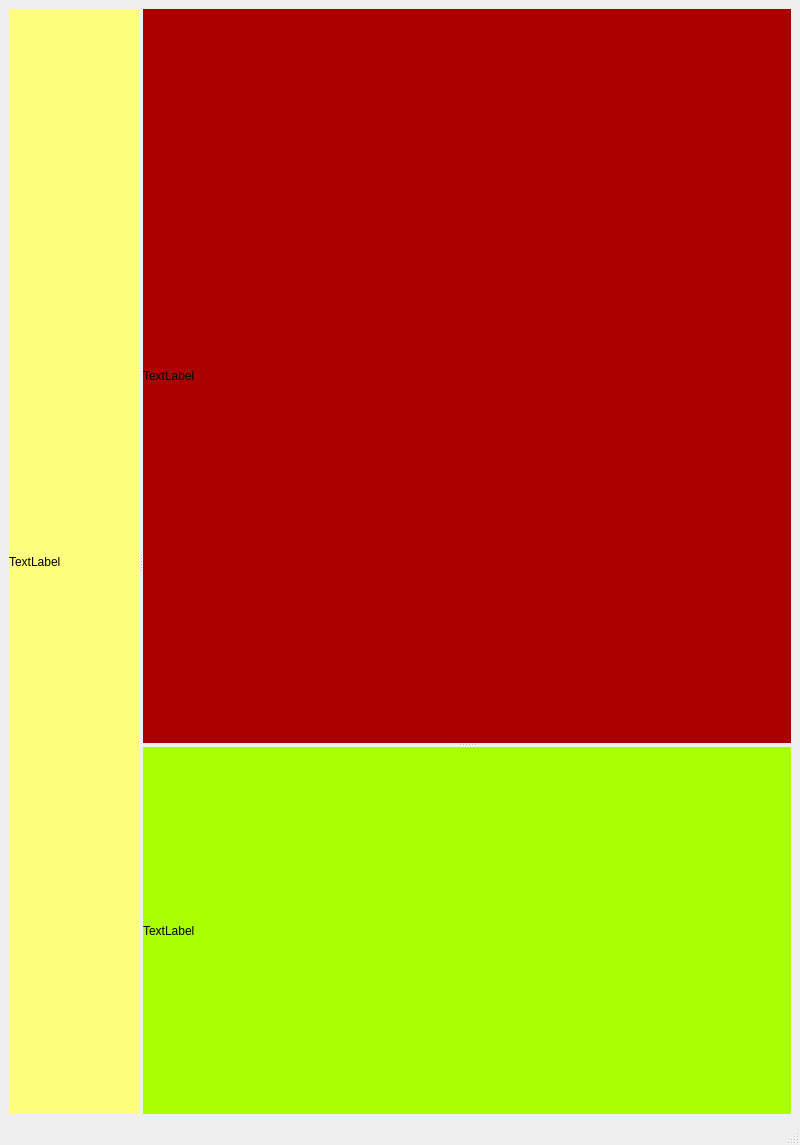
<?xml version="1.0" encoding="UTF-8"?>
<ui version="4.0">
 <class>MainWindow</class>
 <widget class="QMainWindow" name="MainWindow">
  <property name="geometry">
   <rect>
    <x>0</x>
    <y>0</y>
    <width>800</width>
    <height>1145</height>
   </rect>
  </property>
  <property name="windowTitle">
   <string>MainWindow</string>
  </property>
  <widget class="QWidget" name="centralwidget">
   <layout class="QHBoxLayout" name="horizontalLayout">
    <item>
     <widget class="QSplitter" name="splitter">
      <property name="sizePolicy">
       <sizepolicy hsizetype="Preferred" vsizetype="Preferred">
        <horstretch>0</horstretch>
        <verstretch>0</verstretch>
       </sizepolicy>
      </property>
      <property name="orientation">
       <enum>Qt::Horizontal</enum>
      </property>
      <widget class="QLabel" name="label_3">
       <property name="sizePolicy">
        <sizepolicy hsizetype="Preferred" vsizetype="Preferred">
         <horstretch>1</horstretch>
         <verstretch>0</verstretch>
        </sizepolicy>
       </property>
       <property name="styleSheet">
        <string notr="true">background:rgb(255, 255, 127)</string>
       </property>
       <property name="text">
        <string>TextLabel</string>
       </property>
      </widget>
      <widget class="QWidget" name="widget" native="true">
       <property name="sizePolicy">
        <sizepolicy hsizetype="Preferred" vsizetype="Preferred">
         <horstretch>5</horstretch>
         <verstretch>0</verstretch>
        </sizepolicy>
       </property>
       <layout class="QHBoxLayout" name="horizontalLayout_2">
        <item>
         <widget class="QSplitter" name="splitter_2">
          <property name="orientation">
           <enum>Qt::Vertical</enum>
          </property>
          <widget class="QLabel" name="label_2">
           <property name="sizePolicy">
            <sizepolicy hsizetype="Expanding" vsizetype="Preferred">
             <horstretch>3</horstretch>
             <verstretch>10</verstretch>
            </sizepolicy>
           </property>
           <property name="styleSheet">
            <string notr="true">background:rgb(170, 0, 0)</string>
           </property>
           <property name="text">
            <string>TextLabel</string>
           </property>
          </widget>
          <widget class="QLabel" name="label">
           <property name="sizePolicy">
            <sizepolicy hsizetype="Preferred" vsizetype="Preferred">
             <horstretch>1</horstretch>
             <verstretch>5</verstretch>
            </sizepolicy>
           </property>
           <property name="styleSheet">
            <string notr="true">background:rgb(170, 255, 0)</string>
           </property>
           <property name="text">
            <string>TextLabel</string>
           </property>
          </widget>
         </widget>
        </item>
       </layout>
      </widget>
     </widget>
    </item>
   </layout>
  </widget>
  <widget class="QMenuBar" name="menubar">
   <property name="geometry">
    <rect>
     <x>0</x>
     <y>0</y>
     <width>800</width>
     <height>23</height>
    </rect>
   </property>
  </widget>
  <widget class="QStatusBar" name="statusbar"/>
 </widget>
 <resources/>
 <connections/>
</ui>
